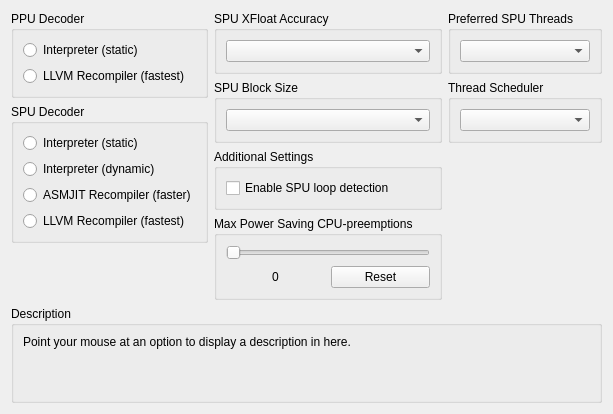
      <widget class="QWidget" name="coreTab">
       <attribute name="title">
        <string>CPU</string>
       </attribute>
       <layout class="QVBoxLayout" name="coreTabLayout" stretch="0,1,0">
        <item>
         <layout class="QHBoxLayout" name="coreTabItemLayout">
          <item>
           <layout class="QVBoxLayout" name="coreTabLeftLayout">
            <item>
             <widget class="QGroupBox" name="gb_ppu">
              <property name="title">
               <string>PPU Decoder</string>
              </property>
              <layout class="QVBoxLayout" name="ppu_layout">
               <item>
                <widget class="QRadioButton" name="ppu__static">
                 <property name="text">
                  <string notr="true">Interpreter (static)</string>
                 </property>
                </widget>
               </item>
               <item>
                <widget class="QRadioButton" name="ppu_llvm">
                 <property name="text">
                  <string notr="true">LLVM Recompiler (fastest)</string>
                 </property>
                </widget>
               </item>
              </layout>
             </widget>
            </item>
            <item>
             <widget class="QGroupBox" name="gb_spu">
              <property name="title">
               <string>SPU Decoder</string>
              </property>
              <layout class="QVBoxLayout" name="spu_layout">
               <item>
                <widget class="QRadioButton" name="spu__static">
                 <property name="text">
                  <string notr="true">Interpreter (static)</string>
                 </property>
                </widget>
               </item>
               <item>
                <widget class="QRadioButton" name="spu_dynamic">
                 <property name="text">
                  <string notr="true">Interpreter (dynamic)</string>
                 </property>
                </widget>
               </item>
               <item>
                <widget class="QRadioButton" name="spu_asmjit">
                 <property name="text">
                  <string notr="true">ASMJIT Recompiler (faster)</string>
                 </property>
                </widget>
               </item>
               <item>
                <widget class="QRadioButton" name="spu_llvm">
                 <property name="text">
                  <string notr="true">LLVM Recompiler (fastest)</string>
                 </property>
                </widget>
               </item>
              </layout>
             </widget>
            </item>
            <item>
             <spacer name="coreTabLeftLayoutSpacer">
              <property name="orientation">
               <enum>Qt::Orientation::Vertical</enum>
              </property>
              <property name="sizeType">
               <enum>QSizePolicy::Policy::MinimumExpanding</enum>
              </property>
              <property name="sizeHint" stdset="0">
               <size>
                <width>0</width>
                <height>0</height>
               </size>
              </property>
             </spacer>
            </item>
           </layout>
          </item>
          <item>
           <layout class="QVBoxLayout" name="coreTabMiddleLayout">
            <item>
             <widget class="QGroupBox" name="gb_xfloat_accuracy">
              <property name="sizePolicy">
               <sizepolicy hsizetype="Preferred" vsizetype="Minimum">
                <horstretch>0</horstretch>
                <verstretch>0</verstretch>
               </sizepolicy>
              </property>
              <property name="title">
               <string>SPU XFloat Accuracy</string>
              </property>
              <layout class="QVBoxLayout" name="gb_xfloat_accuracy_layout">
               <item>
                <widget class="QComboBox" name="xfloatAccuracy"/>
               </item>
              </layout>
             </widget>
            </item>
            <item>
             <widget class="QGroupBox" name="gb_spuBlockSize">
              <property name="sizePolicy">
               <sizepolicy hsizetype="Preferred" vsizetype="Minimum">
                <horstretch>0</horstretch>
                <verstretch>0</verstretch>
               </sizepolicy>
              </property>
              <property name="title">
               <string>SPU Block Size</string>
              </property>
              <layout class="QVBoxLayout" name="gb_spuBlockSize_layout">
               <item>
                <widget class="QComboBox" name="spuBlockSize"/>
               </item>
              </layout>
             </widget>
            </item>
            <item>
             <widget class="QGroupBox" name="checkboxes">
              <property name="title">
               <string>Additional Settings</string>
              </property>
              <layout class="QVBoxLayout" name="checkboxes_layout">
               <item>
                <widget class="QCheckBox" name="spuLoopDetection">
                 <property name="text">
                  <string>Enable SPU loop detection</string>
                 </property>
                </widget>
               </item>
              </layout>
             </widget>
            </item>
            <item>
             <widget class="QGroupBox" name="gb_max_preempt_count">
              <property name="sizePolicy">
               <sizepolicy hsizetype="Preferred" vsizetype="Minimum">
                <horstretch>0</horstretch>
                <verstretch>0</verstretch>
               </sizepolicy>
              </property>
              <property name="title">
               <string>Max Power Saving CPU-preemptions</string>
              </property>
              <layout class="QVBoxLayout" name="gb_max_preempt_layout">
               <item>
                <widget class="QSlider" name="maxPreemptCount">
                 <property name="sizePolicy">
                  <sizepolicy hsizetype="Preferred" vsizetype="Minimum">
                   <horstretch>0</horstretch>
                   <verstretch>0</verstretch>
                  </sizepolicy>
                 </property>
                 <property name="orientation">
                  <enum>Qt::Orientation::Horizontal</enum>
                 </property>
                </widget>
               </item>
               <item>
                <layout class="QHBoxLayout" name="maxPreemptLayout" stretch="0,0">
                 <item>
                  <widget class="QLabel" name="preemptText">
                   <property name="text">
                    <string>0</string>
                   </property>
                   <property name="alignment">
                    <set>Qt::AlignmentFlag::AlignCenter</set>
                   </property>
                  </widget>
                 </item>
                 <item>
                  <widget class="QPushButton" name="preemptReset">
                   <property name="text">
                    <string>Reset</string>
                   </property>
                  </widget>
                 </item>
                </layout>
               </item>
              </layout>
             </widget>
            </item>
            <item>
             <spacer name="coreTabMiddleLayoutSpacer">
              <property name="orientation">
               <enum>Qt::Orientation::Vertical</enum>
              </property>
              <property name="sizeType">
               <enum>QSizePolicy::Policy::MinimumExpanding</enum>
              </property>
              <property name="sizeHint" stdset="0">
               <size>
                <width>0</width>
                <height>0</height>
               </size>
              </property>
             </spacer>
            </item>
           </layout>
          </item>
          <item>
           <layout class="QVBoxLayout" name="coreTabRightLayout" stretch="0,0,0,0">
            <item>
             <widget class="QGroupBox" name="gb_spu_threads">
              <property name="sizePolicy">
               <sizepolicy hsizetype="Preferred" vsizetype="Minimum">
                <horstretch>0</horstretch>
                <verstretch>0</verstretch>
               </sizepolicy>
              </property>
              <property name="title">
               <string>Preferred SPU Threads</string>
              </property>
              <layout class="QVBoxLayout" name="gb_spu_threads_layout">
               <item>
                <widget class="QComboBox" name="preferredSPUThreads"/>
               </item>
              </layout>
             </widget>
            </item>
            <item>
             <widget class="QGroupBox" name="gb_threadsched">
              <property name="sizePolicy">
               <sizepolicy hsizetype="Preferred" vsizetype="Minimum">
                <horstretch>0</horstretch>
                <verstretch>0</verstretch>
               </sizepolicy>
              </property>
              <property name="title">
               <string>Thread Scheduler</string>
              </property>
              <layout class="QVBoxLayout" name="gb_threadsched_layout">
               <item>
                <widget class="QComboBox" name="threadsched"/>
               </item>
              </layout>
             </widget>
            </item>
            <item>
             <spacer name="coreTabRightLayoutSpacer">
              <property name="orientation">
               <enum>Qt::Orientation::Vertical</enum>
              </property>
              <property name="sizeType">
               <enum>QSizePolicy::Policy::MinimumExpanding</enum>
              </property>
              <property name="sizeHint" stdset="0">
               <size>
                <width>0</width>
                <height>0</height>
               </size>
              </property>
             </spacer>
            </item>
           </layout>
          </item>
         </layout>
        </item>
        <item>
         <spacer name="coreTabSpacer">
          <property name="orientation">
           <enum>Qt::Orientation::Vertical</enum>
          </property>
          <property name="sizeType">
           <enum>QSizePolicy::Policy::MinimumExpanding</enum>
          </property>
          <property name="sizeHint" stdset="0">
           <size>
            <width>0</width>
            <height>0</height>
           </size>
          </property>
         </spacer>
        </item>
        <item>
         <widget class="QGroupBox" name="gb_description_cpu">
          <property name="title">
           <string>Description</string>
          </property>
          <layout class="QVBoxLayout" name="gb_description_cpu_layout">
           <item>
            <widget class="QLabel" name="description_cpu">
             <property name="text">
              <string>Point your mouse at an option to display a description in here.


</string>
             </property>
             <property name="textFormat">
              <enum>Qt::TextFormat::PlainText</enum>
             </property>
             <property name="alignment">
              <set>Qt::AlignmentFlag::AlignLeading|Qt::AlignmentFlag::AlignLeft|Qt::AlignmentFlag::AlignTop</set>
             </property>
             <property name="wordWrap">
              <bool>true</bool>
             </property>
            </widget>
           </item>
          </layout>
         </widget>
        </item>
       </layout>
      </widget>
